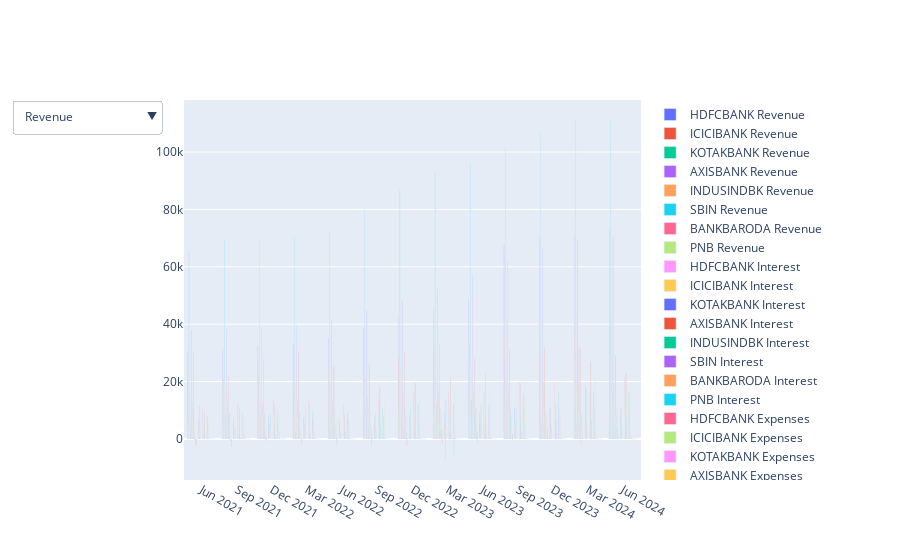

The cell this chart's notebook holds for it:
### Code cell
fig = go.Figure()


# List of quarters
x = df.columns[2:]

# Add traces for each metric
for result in df['Quarterly Results'].unique():
    for stock in df['Stockname'].unique():
        fig.add_trace(go.Bar(
            x=x,
            y=df[(df['Stockname'] == stock) & (df['Quarterly Results'] == result)].iloc[0, 2:],
            name=f'{stock} {result}'
        ))

# Add buttons to toggle the visibility
buttons = [{'label': label, 'method': 'update',
            'args': [{'visible': [label in trace.name for trace in fig.data]}]}
           for label in df['Quarterly Results'].unique()]

updatemenus = [{'buttons': buttons,
                'direction': "down",
                'showactive': True, }]

# update layout with buttons, and show the figure
fig.update_layout(updatemenus=updatemenus)
fig.show()

pyo.plot(fig, filename='MultiCategoryPlot.html')
